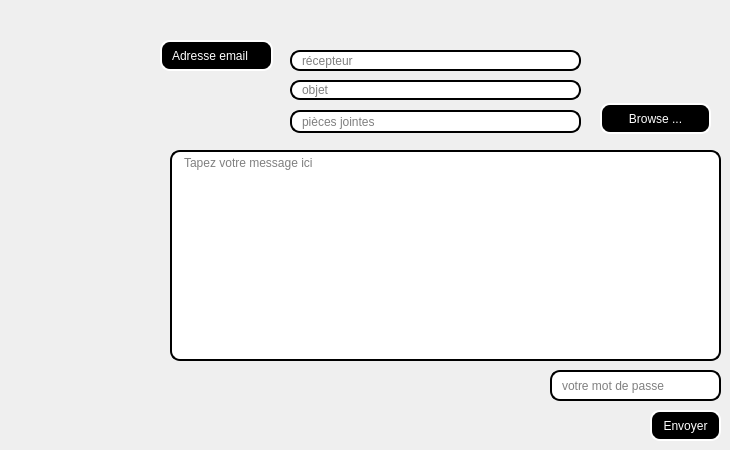
     <widget class="QWidget" name="tab_16">
      <attribute name="title">
       <string>Tab 2</string>
      </attribute>
      <widget class="QLineEdit" name="mail_pass_7">
       <property name="geometry">
        <rect>
         <x>550</x>
         <y>370</y>
         <width>171</width>
         <height>31</height>
        </rect>
       </property>
       <property name="styleSheet">
        <string notr="true">border: 2px solid black;
border-radius: 10px;
padding: 0 8px;
background: white;
selection-background-color: gray;
font: bold, &quot;Comic Sans MS&quot;;</string>
       </property>
       <property name="echoMode">
        <enum>QLineEdit::Password</enum>
       </property>
       <property name="placeholderText">
        <string>votre mot de passe</string>
       </property>
      </widget>
      <widget class="QPushButton" name="browseBtn_7">
       <property name="geometry">
        <rect>
         <x>600</x>
         <y>103</y>
         <width>111</width>
         <height>31</height>
        </rect>
       </property>
       <property name="styleSheet">
        <string notr="true">border: 2px solid black;
border-radius: 10px;
padding: 0 8px;
background: black;
font: bold, &quot;Comic Sans MS&quot;;;
text-align:center;
color:#FFFFFF;
border-color:#FFFFFF;
</string>
       </property>
       <property name="text">
        <string>Browse ...</string>
       </property>
      </widget>
      <widget class="QTextEdit" name="msg_7">
       <property name="geometry">
        <rect>
         <x>170</x>
         <y>150</y>
         <width>551</width>
         <height>211</height>
        </rect>
       </property>
       <property name="styleSheet">
        <string notr="true">border: 2px solid black;
border-radius: 10px;
padding: 0 8px;
background: white;
selection-background-color: gray;
font: bold, &quot;Comic Sans MS&quot;;</string>
       </property>
       <property name="placeholderText">
        <string>Tapez votre message ici</string>
       </property>
      </widget>
      <widget class="QLineEdit" name="lineEdit_54">
       <property name="geometry">
        <rect>
         <x>160</x>
         <y>40</y>
         <width>113</width>
         <height>31</height>
        </rect>
       </property>
       <property name="styleSheet">
        <string notr="true">border: 2px solid black;
border-radius: 10px;
padding: 0 8px;
background: black;
font: bold, &quot;Comic Sans MS&quot;;;
text-align:center;
color:#FFFFFF;
border-color:#FFFFFF;
</string>
       </property>
       <property name="text">
        <string>Adresse email</string>
       </property>
       <property name="readOnly">
        <bool>true</bool>
       </property>
      </widget>
      <widget class="QLineEdit" name="rcpt_7">
       <property name="geometry">
        <rect>
         <x>290</x>
         <y>50</y>
         <width>291</width>
         <height>21</height>
        </rect>
       </property>
       <property name="styleSheet">
        <string notr="true">border: 2px solid black;
border-radius: 10px;
padding: 0 8px;
background: white;
selection-background-color: gray;
font: bold, &quot;Comic Sans MS&quot;;</string>
       </property>
       <property name="placeholderText">
        <string>récepteur</string>
       </property>
      </widget>
      <widget class="QLineEdit" name="subject_7">
       <property name="geometry">
        <rect>
         <x>290</x>
         <y>80</y>
         <width>291</width>
         <height>20</height>
        </rect>
       </property>
       <property name="styleSheet">
        <string notr="true">border: 2px solid black;
border-radius: 10px;
padding: 0 8px;
background: white;
selection-background-color: gray;
font: bold, &quot;Comic Sans MS&quot;;</string>
       </property>
       <property name="placeholderText">
        <string>objet</string>
       </property>
      </widget>
      <widget class="QPushButton" name="sendMail">
       <property name="geometry">
        <rect>
         <x>650</x>
         <y>410</y>
         <width>71</width>
         <height>31</height>
        </rect>
       </property>
       <property name="styleSheet">
        <string notr="true">border: 2px solid black;
border-radius: 10px;
padding: 0 8px;
background: black;
font: bold, &quot;Comic Sans MS&quot;;;
text-align:center;
color:#FFFFFF;
border-color:#FFFFFF;
</string>
       </property>
       <property name="text">
        <string>Envoyer</string>
       </property>
      </widget>
      <widget class="QLineEdit" name="file_3">
       <property name="geometry">
        <rect>
         <x>290</x>
         <y>110</y>
         <width>291</width>
         <height>23</height>
        </rect>
       </property>
       <property name="styleSheet">
        <string notr="true">border: 2px solid black;
border-radius: 10px;
padding: 0 8px;
background: white;
selection-background-color: gray;
font: bold, &quot;Comic Sans MS&quot;;</string>
       </property>
       <property name="placeholderText">
        <string>pièces jointes</string>
       </property>
      </widget>
     </widget>
